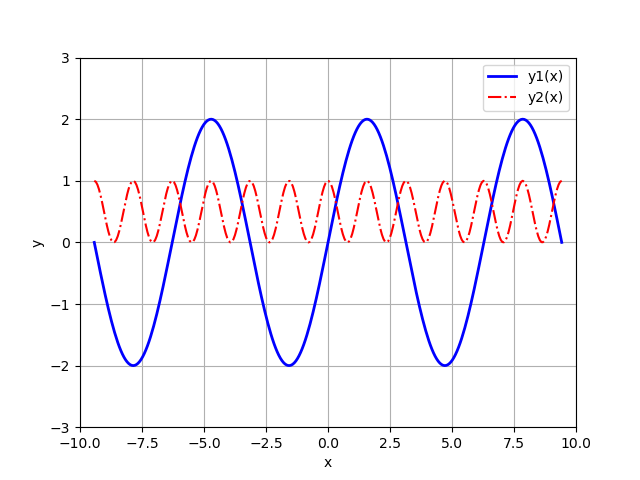

Python code for this plot:
import matplotlib.pyplot as plt  # 缩写导入次级库
import numpy as np  # 缩写导入主库
import matplotlib  # 导入主库
x = np.linspace(-3 * np.pi, 3 * np.pi, 300)
y1 = 2 * np.sin(x)
y2 = np.cos(2 * x)**2
fig, ax = plt.subplots()  # 设置画布及布局
matplotlib.pyplot.plot(x, y1, color="blue", label="y1(x)", lw=2)
#plt.plot(x, y1, color="blue", label="y1(x)")
plt.plot(x, y2, color="red", label="y2(x)", linestyle='-.')
ax.set_xlabel("x")
ax.set_ylabel("y")  # 设置坐标轴名称
ax.set_xlim(-10, 10)
ax.set_ylim(-3, 3)
plt.grid(True)
plt.legend()  # 显示图例
fig.savefig("g:/pybook/05-abridge.png", dpi=100)
plt.show()  # 显示图形，此句要放在保存语句后面
